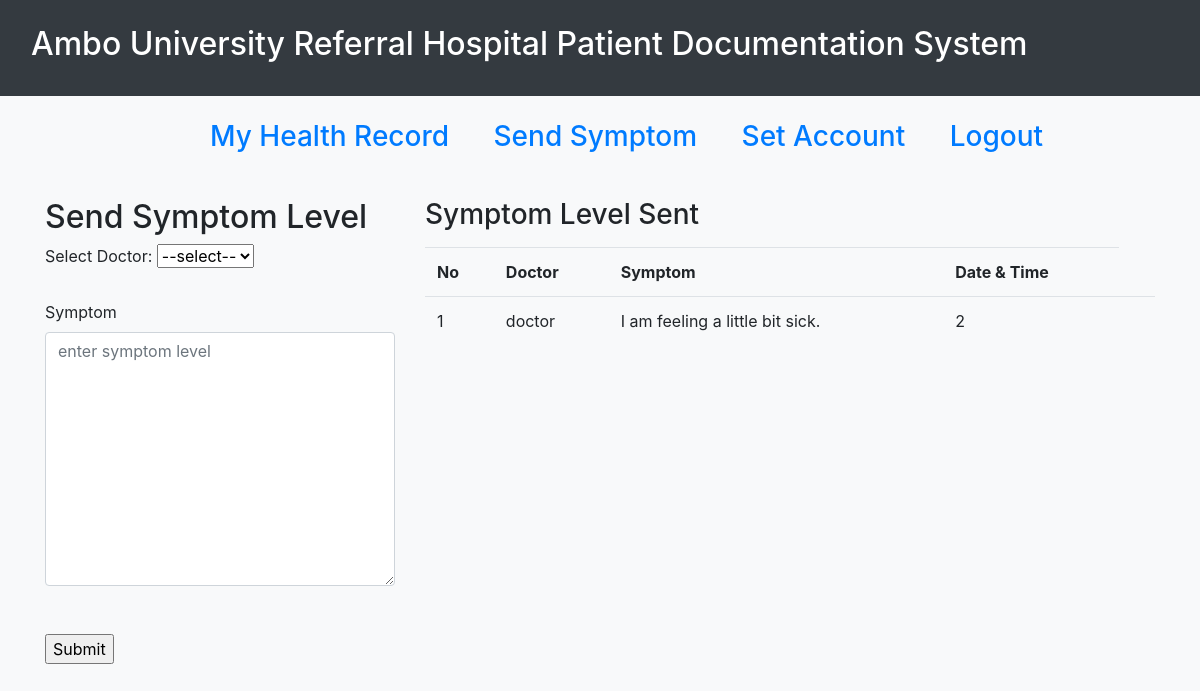
Screenshot of /send_symptom.php (signed in) with the database file from the repository.
### tables this page shows
CREATE TABLE `symptom_req` (
  `s_id` int(11) NOT NULL,
  `symptom_level` text NOT NULL,
  `phy_id` int(11) NOT NULL,
  `pat_id` int(11) NOT NULL,
  `datesss` text NOT NULL
);

CREATE TABLE `user` (
  `phy_id` int(11) NOT NULL,
  `phy_name` varchar(255) NOT NULL
);

### send_symptom.php (the view, shortened to what this page needs)
<?php
include "header.php";
include "connection.php";
$pat_id = $_SESSION['pat_id'];
?>
<!DOCTYPE html>
<html>
<head>
</head>
<body>
	<div>
		<ul style="list-style-type: none;" id="ul">
		<li><h3><a href="patient.php">My Health Record</a></h3></li>
            <li><h3><a href="send_symptom.php">Send Symptom</a></h3></li>
			<li><h3><a href="changePat.php">Set Account</a></h3></li>
			<li><h3><a href="logout.php">Logout</a></h3></li>
		</ul>
	</div>
	<div class="container">
		<div class="row">
            <div class="col-lg-4 col-md-6 col-sm-12">
                <h2>Send Symptom Level</h2>
                <form method="POST">
                    <label for="doc_id">Select Doctor: </label>
                    <select name="doc_id" id="doc_id">
                        <option>--select--</option>
                    </select><br><br>
                    <label for="symptom" id="symptom">Symptom</label>
                    <textarea name="symptom" id="symptom" class="form-control" placeholder="enter symptom level" cols="30" rows="10"></textarea>
                    <br><br>
                    <input type="submit" name="submit">
                </form>
            </div>
			<div class="col-lg-8 col-md-6 col-sm-12">
				<h3 class="form-group">Symptom Level Sent</h3>
                <table class="table">
                    <tr>
                        <th>No</th>
                        <th>Doctor</th>
                        <th>Symptom</th>
                        <th>Date & Time</th>
                    </tr>
                        <?php
                            $fetch_drug = $conn->query("SELECT * FROM `symptom_req` JOIN `user` WHERE `symptom_req`.`pat_id`='{$pat_id}' AND `symptom_req`.`phy_id`=`user`.`phy_id` ORDER BY `symptom_req`.`s_id` DESC");
                            $i = 0;
                            while($row = $fetch_drug->fetch_array()){
                                ?>
                                <tr>
                                    <td><?php echo $i += 1; ?></td>
                                    <td><?php echo $row['phy_name']; ?></td>
                                    <td><?php echo $row['symptom_level']; ?></td>
                                    <td><?php echo $row['phy_id']; ?></td>
                                    <td><?php echo $row['date']; ?></td>
                                </tr>
                                <?php
                            }
                        ?>
                </table>
			</div>
		</div>
	</div>
</body>
</html>

### send_symptom.php (style rules this page uses)
#ul { margin-left: 150px; }
ul li { display: inline-block; padding: 0 20px 20px 20px; }

### rows the page displays
symptom_req: phy.phy_name "doctor", symptom_level "I am feeling a little bit sick.", phy.phy_id "2"
